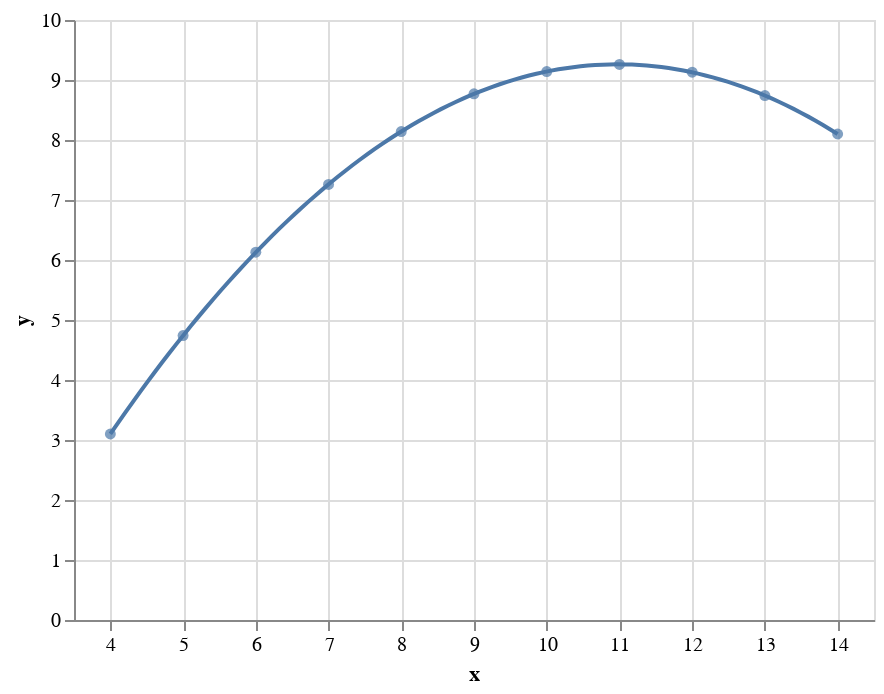

The cell this chart's notebook holds for it:
### Code cell
display(salt.regplot(x="x", y="y", data=ans.loc[ans.dataset == "II"], scatter_kws={"s": 80}, order=2, ci=None, truncate=True))
ax = sns.regplot(x="x", y="y", data=ans.loc[ans.dataset == "II"], scatter_kws={"s": 80}, order=2, ci=None, truncate=True)

### Figure 1 — Vega-Lite specification as saved in the notebook (floating-point values rounded to 4 significant figures)
{"$schema": "https://vega.github.io/schema/vega-lite/v2.4.1.json", "config": {"view": {"height": 300, "width": 400}}, "layer": [{"data": {"values": [{"dataset": "II", "x": 10, "y": 9.14}, {"dataset": "II", "x": 8, "y": 8.14}, {"dataset": "II", "x": 13, "y": 8.74}, {"dataset": "II", "x": 9, "y": 8.77}, {"dataset": "II", "x": 11, "y": 9.26}, {"dataset": "II", "x": 14, "y": 8.1}, {"dataset": "II", "x": 6, "y": 6.13}, {"dataset": "II", "x": 4, "y": 3.1}, {"dataset": "II", "x": 12, "y": 9.13}, {"dataset": "II", "x": 7, "y": 7.26}, {"dataset": "II", "x": 5, "y": 4.74}]}, "encoding": {"x": {"axis": {"title": "x"}, "field": "x", "scale": {"domain": [3.5, 14.5], "nice": false}, "type": "quantitative"}, "y": {"axis": {"title": "y"}, "field": "y", "type": "quantitative"}}, "mark": {"clip": true, "type": "circle"}}, {"data": {"values": [{"x": 4, "y": 3.1}, {"x": 4.101, "y": 3.277}, {"x": 4.202, "y": 3.452}, {"x": 4.303, "y": 3.624}, {"x": 4.404, "y": 3.794}, {"x": 4.505, "y": 3.96}, {"x": 4.606, "y": 4.125}, {"x": 4.707, "y": 4.286}, {"x": 4.808, "y": 4.445}, {"x": 4.909, "y": 4.602}, {"x": 5.01, "y": 4.756}, {"x": 5.111, "y": 4.907}, {"x": 5.212, "y": 5.056}, {"x": 5.313, "y": 5.202}, {"x": 5.414, "y": 5.346}, {"x": 5.515, "y": 5.487}, {"x": 5.616, "y": 5.625}, {"x": 5.717, "y": 5.761}, {"x": 5.818, "y": 5.894}, {"x": 5.919, "y": 6.025}, {"x": 6.02, "y": 6.153}, {"x": 6.121, "y": 6.279}, {"x": 6.222, "y": 6.401}, {"x": 6.323, "y": 6.522}, {"x": 6.424, "y": 6.639}, {"x": 6.525, "y": 6.755}, {"x": 6.626, "y": 6.867}, {"x": 6.727, "y": 6.977}, {"x": 6.828, "y": 7.085}, {"x": 6.929, "y": 7.189}, {"x": 7.03, "y": 7.292}, {"x": 7.131, "y": 7.391}, {"x": 7.232, "y": 7.488}, {"x": 7.333, "y": 7.583}, {"x": 7.434, "y": 7.675}, {"x": 7.535, "y": 7.764}, {"x": 7.636, "y": 7.851}, {"x": 7.737, "y": 7.935}, {"x": 7.838, "y": 8.016}, {"x": 7.939, "y": 8.095}, {"x": 8.04, "y": 8.172}, {"x": 8.141, "y": 8.245}, {"x": 8.242, "y": 8.317}, {"x": 8.343, "y": 8.385}, {"x": 8.444, "y": 8.451}, {"x": 8.545, "y": 8.515}, {"x": 8.646, "y": 8.575}, {"x": 8.747, "y": 8.634}, {"x": 8.848, "y": 8.689}, {"x": 8.949, "y": 8.742}, {"x": 9.051, "y": 8.793}, {"x": 9.152, "y": 8.841}, {"x": 9.253, "y": 8.886}, {"x": 9.354, "y": 8.929}, {"x": 9.455, "y": 8.969}, {"x": 9.556, "y": 9.007}, {"x": 9.657, "y": 9.042}, {"x": 9.758, "y": 9.074}, {"x": 9.859, "y": 9.104}, {"x": 9.96, "y": 9.131}, {"x": 10.06, "y": 9.156}, {"x": 10.16, "y": 9.178}, {"x": 10.26, "y": 9.197}, {"x": 10.36, "y": 9.214}, {"x": 10.46, "y": 9.229}, {"x": 10.57, "y": 9.24}, {"x": 10.67, "y": 9.249}, {"x": 10.77, "y": 9.256}, {"x": 10.87, "y": 9.26}, {"x": 10.97, "y": 9.261}, {"x": 11.07, "y": 9.26}, {"x": 11.17, "y": 9.256}, {"x": 11.27, "y": 9.25}, {"x": 11.37, "y": 9.241}, {"x": 11.47, "y": 9.229}, {"x": 11.58, "y": 9.215}, {"x": 11.68, "y": 9.199}, {"x": 11.78, "y": 9.179}, {"x": 11.88, "y": 9.157}, {"x": 11.98, "y": 9.133}, {"x": 12.08, "y": 9.106}, {"x": 12.18, "y": 9.076}, {"x": 12.28, "y": 9.044}, {"x": 12.38, "y": 9.009}, {"x": 12.48, "y": 8.972}, {"x": 12.59, "y": 8.932}, {"x": 12.69, "y": 8.889}, {"x": 12.79, "y": 8.844}, {"x": 12.89, "y": 8.796}, {"x": 12.99, "y": 8.746}, {"x": 13.09, "y": 8.693}, {"x": 13.19, "y": 8.637}, {"x": 13.29, "y": 8.579}, {"x": 13.39, "y": 8.519}, {"x": 13.49, "y": 8.455}, {"x": 13.6, "y": 8.389}, {"x": 13.7, "y": 8.321}, {"x": 13.8, "y": 8.25}, {"x": 13.9, "y": 8.176}, {"x": 14, "y": 8.1}]}, "encoding": {"x": {"field": "x", "scale": {"domain": [3.5, 14.5], "nice": false}, "type": "quantitative"}, "y": {"field": "y", "type": "quantitative"}}, "mark": {"clip": true, "type": "line"}}]}
